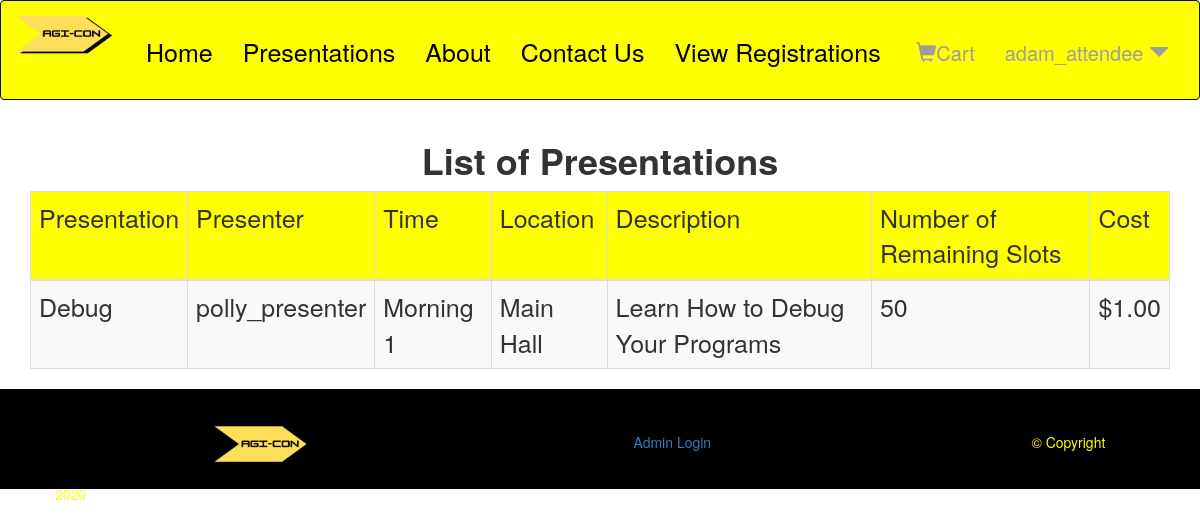
/presentations/ (signed in), run on the app's committed database.
### Agile_Con/models.py (models this page shows, shortened)
class Presentation(models.Model):
    presentation_id = models.CharField(primary_key=True, max_length=50, blank=False, null=False, default=' ')
    presenter_id = models.ForeignKey(Presenter, on_delete=models.CASCADE, related_name='presentations')
    timeslot = models.CharField(max_length=50, blank=False, null=False, default=' ')
    cost = models.DecimalField(max_digits=10, blank=False, null=False, decimal_places=2)
    number_of_slots = models.DecimalField(max_digits=10, blank=False, null=False, default=50, decimal_places=0)
    number_of_slots_remaining = models.DecimalField(max_digits=10, blank=False, null=False, default=50,
                                                    decimal_places=0)
    location = models.CharField(max_length=50, blank=False, null=False, default=' ')
    description = models.CharField(max_length=200, blank=False, null=False, default=' ')

### Agile_Con/views.py (the view)
# urls.py: path('presentations/', views.presentations, name="presentations"),
def presentations(request):
    presentations = Presentation.objects.all()
    return render(request, "presentations.html", {'presentations': presentations})

### templates/presentations.html (shortened to what this page needs)
<!DOCTYPE html>
<html lang="en">
{% extends 'base.html' %}
{% block content %}
<head>
    <link rel="stylesheet" href="https://maxcdn.bootstrapcdn.com/bootstrap/3.3.7/css/bootstrap.min.css">
</head>
<body>
<h1 style="text-align: center"><strong>List of Presentations</strong></h1>
    <table class= "table table-striped table-bordered table-hover" style= "font-size: 25px">
        <thead style="background-color: yellow;">
        <tr>
            <td>Presentation</td>
            <td>Presenter</td>
            <td>Time</td>
            <td>Location</td>
            <td>Description</td>
            <td>Number of Remaining Slots</td>
            <td>Cost</td>
        </tr>
        </thead>
        <tbody>
            {% for presentation in presentations %}
            <tr>
                <td>{{ presentation.presentation_id }}</td>
                <td>{{ presentation.presenter_id_id}}</td>
                <td>{{ presentation.timeslot }}</td>
                <td>{{ presentation.location }}</td>
                <td>{{ presentation.description }}</td>
                <td>{{ presentation.number_of_slots_remaining }}</td>
                <td>${{ presentation.cost }}</td>
            </tr>
            {% endfor%}
        </tbody>
    </table>
</body>
{% endblock %}

### templates/base.html (shortened to what this page needs)
<!DOCTYPE html>
{% load static %}
<html lang="en" class="base-page">
<head>
    <link rel="stylesheet" href="https://maxcdn.bootstrapcdn.com/bootstrap/3.3.7/css/bootstrap.min.css">
    <link rel="stylesheet" href="../Agile_Con/static/css/main.css">
</head>
<body id="app-layout">
<nav class="navbar navbar-inverse">
    <div class="container-fluid">
        <div class="navbar-header">
            <a class="navbar-brand" href="/">
                <img src="{% static 'Images/Agi-Con1.png' %}" width="100" height="80" style="float: top" alt="Agile Conference">
            </a>
        </div>
        <div class="collapse navbar-collapse" id="myNavbar">
            <ul class="nav navbar-nav">
                <li><a class="black-text" href="{% url 'home' %}">Home</a></li>
                <li><a class = "black-text" href="{% url 'presentations' %}">Presentations</a></li>
               <li><a class= "black-text" href="{% url 'about' %}">About</a></li>
                <li><a class= "black-text" href="{% url 'contact_us' %}">Contact Us</a></li>
                {% if user.is_authenticated %}
                <li><a class= "black-text" href="{% url 'login_landing' %}">View Registrations</a></li>
                {% endif %}
            </ul>
            <ul class="nav navbar-nav navbar-right" style="font-size: 20px">
                {% if user.is_authenticated %}
                    <li class="dropdown"><a href= "{% url 'home' %}"><span class="glyphicon glyphicon-shopping-cart"></span>Cart</a></li>
                    <li class="dropdown">
                        <a href="#" class="dropdown-toggle" data-toggle="dropdown" role="button" aria-expanded="false">
                            {{ user.username }}
                            <span class="glyphicon glyphicon-triangle-bottom"></span>
                        </a>
                    </li>
                {% else %}
                    <li ><a href="{% url 'login' %}" ><span class="glyphicon glyphicon-log-in"></span> Login</a></li>
                    <li ><a href="{% url 'signup' %}" ><span class="glyphicon glyphicon-chevron-right"></span> Signup</a></li>
                {% endif %}
            </ul>
        </div>
    </div>
</nav>
<div class="content container">
            {% block content %}
            {% endblock %}
</div>
</body>
<footer class="bottom-bar">
    <ul class="bottom-list">
        <li class="bottom-bar align-left"><img src="{% static 'Images/Agi-Con2.png' %}" width="100" height="80" alt="Agile-Con"></li>
        <li class="bottom-bar align-center"><a href={% url 'admin:index' %}>Admin Login</a></li>
       <li class="bottom-bar align-right">© Copyright 2020</li>
    </ul>
</footer>
</html>

### templates/base.html (style rules this page uses)
.navbar { margin-bottom: 0; border-radius: 0; background-color: yellow !important; height: 100px; width: 100%; }
.navbar .navbar-nav,.navbar-brand { padding: 25px 0; }
footer { background-color: black; color: yellow; padding: 15px; height: 100px; width: 100%; bottom: 0; }
ul.bottom-list li { display: inline; list-style: none; padding: 14%; }
.content { width: 100%; }
.container * { height: auto; left: 10%; right: 30%; }
.black-text { color: black !important; font-size: 25px; }

### data on the page
Presentation: presentation_id "Debug", presenter_id_id "polly_presenter", timeslot "Morning 1", location "Main Hall", description "Learn How to Debug Your Programs", number_of_slots_remaining "50", cost "1.00"

### other printed values
{{ user.username }} "adam_attendee"
